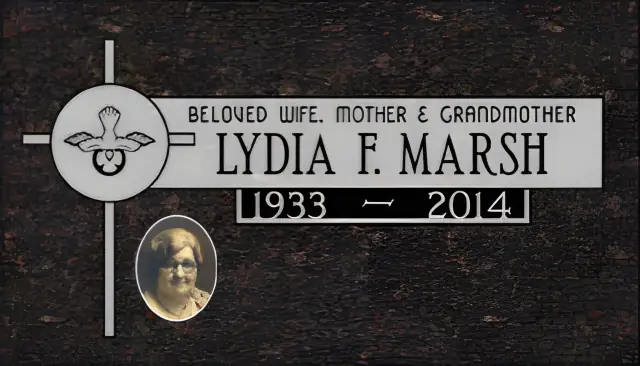
#> input picture pcm-design-images/2020/694.webp, 640 x 366 px
$ python -i pcm_extract.py   (imports and definitions only)
#> lines starting #> are read from the running program, lines starting #| are printed output that depends on the picture; after the words box and inside, x2 and y2 are one past the last pixel; in counts of white or black regions, pixels touching at a corner belong together
#> further down, picture is the input picture: PIL image 640x366 RGB; mean R, G, B 65.2, 62.4, 61.3
# -*- coding: utf-8 -*-
"""
Extraction half of the PCM design catalog build. Reads the three PCM books off the
local design-book folder and writes web-sized images plus data/pcm-catalog.json.

    python scripts/pcm_extract.py            # everything
    python scripts/pcm_extract.py --data     # re-derive the JSON, reuse images on disk

WHY PAGE-BY-PAGE. The Elements book is 1.0 GB and the 2011 book 190 MB, almost all of
it full-bleed page backgrounds we never use. Every page here is opened, cropped and
released before the next one; no book is ever materialised in memory.

WHAT GETS INCLUDED — granite FLAT markers only.
  * PCM2020DesignBook_web.pdf   pp. 6-95   354 flat-marker + ledger designs
  * comp-PCM_DesignBook2011.pdf pp. 6-94   346 designs, in the book's OWN categories
  * comp-2019-Design-Elements-Book-Final-Revised-Singles.pdf pp. 10-297  the ornaments
Front matter, NOTES pages, engraving/font/glossary pages and section dividers are
skipped.  Neither design book has an upright, slant, bench or bronze section: the only
occurrences of those words are in the glossaries (2020 pp. 113-115, 2011 pp. 114-116),
which are not extracted.  "Silver Bronze" in the 2020 captions is a GRANITE COLOR, not
a bronze marker — matching on the word alone would have thrown out 18 granite designs.

IMAGE SIZING — all three families are cut at the SOURCE's own resolution, measured, not
guessed. Nothing here is upscaled; a number above native would be invented detail.

  designs    the books' embedded design images are 347x199 px natively, so rendering
             above ~360 px buys nothing but bytes.
  elements   the Elements book places its ornament tiles as 270x270 px rasters inside a
             129.6 pt box = exactly 150 ppi (measured on pp. 13/61/141/201/251). A grid
             cell is ~151 pt wide, so a cell rendered at the source's own 150 dpi comes
             out ~315 px and the trimmed tile lands 272-300 px. ELEM_DPI is therefore
             pinned at 150 and ELEM_PX (300) is a CAP, not a target: the only tiles it
             binds are the Borders & Panels ones, which are vector and have no native
             ceiling at all. Sprint-12 raised this from a 150 px 1-bit render, which was
             throwing away half the resolution the book actually carries and then
             throwing away every grey level on top of it.
  photos     the source frames are 4000x3000; 1400 px is a budget ceiling, not a source
             one (see PHOTO_PX).
  reference  the plates are full-page art at 150 dpi (the page background raster is
             1688x1313 for an 837x657 pt page). 130 dpi is a budget ceiling below native.

ELEMENT ENCODING, chosen by measuring 805 sampled tiles rather than by reasoning about
formats. Target was the operator's hard 28 MB budget over 3,973 files (~7.0 KB each):

    300 px  1-bit PNG (the old look, at 2x)          1.7 KB   6.7 MB   aliased, rejected
    300 px  8-bit grey PNG                          12.1 KB  48.1 MB   over budget
    300 px  lossless WebP                           11.3 KB  44.8 MB   over budget
    300 px  lossy WebP q80/q85                    4.8/5.5 KB  19/22 MB fits, needs a rename
    300 px  PNG, 4-level palette                     3.4 KB  13.4 MB   visible banding
    300 px  PNG, 8-level palette   <-- SHIPPED       5.4 KB  21.3 MB   24% headroom
    300 px  PNG, 12-level palette                    6.4 KB  25.6 MB   4 lvls no eye sees
    300 px  PNG, 16-level palette                    7.1 KB  28.3 MB   OVER

An 8-level grey palette is enough for this artwork because the tiles are black ink on
white: the grey levels exist only on antialiased edges, and 8 of them are indistinguishable
from 16 at tile size (compared by eye, scratch/s12a-renders). Keeping PNG keeps the
filenames, so no data file, page or gate needed a rename.
"""
import io, json, os, re, sys

# [1 line not run here, left out]

import fitz
from PIL import Image

SRC = os.environ.get('PCM_SRC', r'D:\Cemetery Photos Misc\Markers')
BOOK_2020 = 'PCM2020DesignBook_web.pdf'
BOOK_2011 = 'comp-PCM_DesignBook2011.pdf'
BOOK_ELEM = 'comp-2019-Design-Elements-Book-Final-Revised-Singles.pdf'

DESIGN_DIR = 'pcm-design-images'
ELEM_DIR = 'pcm-element-images'
PHOTO_DIR = 'pcm-example-images'
REF_DIR = 'pcm-reference-images'
PROOF_DIR = 'pcm-companion-images'
PROOF_MANIFEST = 'data/pcm-companion-proofs.json'
SINGLE_DIR = 'pcm-single-images'
SINGLE_MANIFEST = 'data/pcm-single-proofs.json'
DATA = 'data/pcm-catalog.json'
FAMILY_2020 = 'data/pcm-2020-family.json'

# The order data/pcm-catalog.json's top-level keys are written in. Named once so that a
# full re-extract and a `--fold-proofs` refresh produce the same file.
CATALOG_KEYS = ['designs', 'elements', 'photos', 'reference', 'proofs', 'singleProofs',
                'designCats', 'designSections', 'elementCats', 'crossListed', 'imageSpec']

# Every design carries `family` ('single' | 'companion') and `theme`, and the catalog page
# groups on those two instead of on which book the plate came out of (operator ruling,
# 2026-08-15: "families don't care which book a design came from"). The 2011 book prints
# both axes itself. The 2020 book prints NEITHER -- no Individual/Companion split and no
# section headings at all -- so its 354 plates are read out of a checked-in source file,
# data/pcm-2020-family.json. See that file's _provenance. This is deliberately not a
# heuristic here: aspect ratio was the old guess and it filed every 2020 companion under
# "Flat Markers".
SECTION_LABEL = {'single': 'Single Marker Designs', 'companion': 'Companion Designs'}
THEMES = ['Classic', 'Religious', 'Outdoors', 'Floral', 'Misc', 'Child', 'Ledgers']

DESIGN_PX = 360      # longest edge; the source is 347 px, so this is native-ish

ELEM_DPI = 150       # the Elements book's OWN placement ppi — measured, do not raise
ELEM_PX = 300        # cap on the trimmed tile; only Borders & Panels (vector) reach it
ELEM_LEVELS = 8      # grey levels in the palette (see the encoding table above)

# 1400, not the 1600 the sprint file asked for. Measured, at the same crops and the same
# curated set: 30 frames at 1600 px cost 11.4 MB at q46 and 11.9 MB at q50 — the 9 MB
# budget cannot hold 1600 px JPEG at ANY quality worth shipping, so the budget won and the
# long edge came down. 1400 px still covers the lightbox (max 1100 CSS px) with margin and
# is 3.4x the pixels of the old 760.
PHOTO_PX = 1400
PHOTO_Q = 46         # 30 frames = 8.75 MB, measured. q50 is 9.17 MB and busts the budget.

REF_DPI = 130        # below the plates' native 150 dpi; 150 dpi costs 1.23 MB over 1 MB
REF_Q = 45           # 13 plates = 0.92 MB, measured

PCM_RE = re.compile(r'^PCM\s*(\d+)$')
ELEM_RE = re.compile(r"^[A-Z][A-Z0-9 &.'/()-]*\s\d{3}$")

# ---------------------------------------------------------------- helpers

def slug(s):
    return re.sub(r'-+', '-', re.sub(r'[^a-z0-9]+', '-', s.lower())).strip('-')


# [58 lines left out: functions spans, design_images, render, render_dpi, save_webp, dims, not called in this run]


def trim(im, pad=3):
    """Tighten a crop to its artwork. The Elements pages sit on a grey field and the
    grid cells are loose, so a fixed rect leaves wildly different margins; trimming to
    the ink makes every tile fill its card."""
#> called with pad = 3
    g = im.convert('L')
    bg = g.getpixel((0, 0))
#> bg = 23
    mask = g.point(lambda v: 255 if abs(v - bg) > 28 else 0)
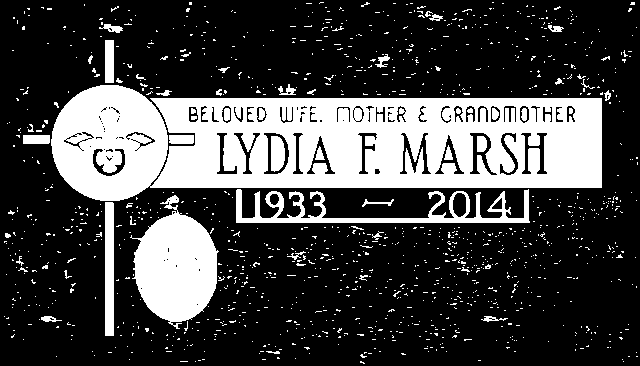
#> mask: PIL image 640x366 L; 26.6% white; 1243 white regions (1190 under 20 px), largest, box (x1, y1, x2, y2) and area: (51, 85, 602, 201) 43634, (130, 195, 219, 329) 7233, (236, 189, 530, 223) 3256
    box = mask.getbbox()
#> box = (4, 2, 638, 364)
    if not box:
        return im
    x0, y0, x1, y1 = box
#> x0 = 4; y0 = 2; x1 = 638; y1 = 364
    return im.crop((max(0, x0 - pad), max(0, y0 - pad),
                    min(im.width, x1 + pad), min(im.height, y1 + pad)))
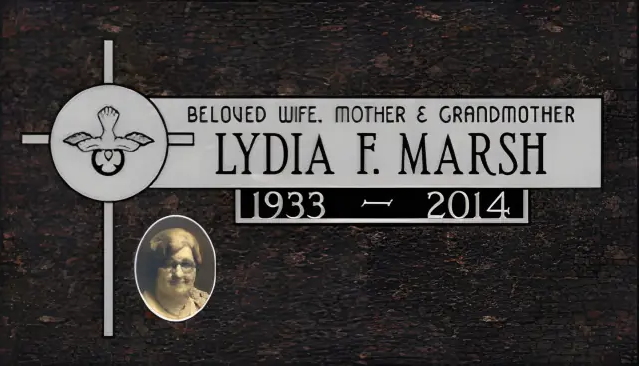
#> returned value: PIL image 639x366 RGB; mean R, G, B 65.2, 62.4, 61.3


# [106 lines left out: functions whiten, save_lineart, match_label_to_image, load_family_2020, extract_2020, not called in this run]


CAT_2011 = re.compile(r'^(Individual|Companion) Designs\s*-\s*(.+)$')


# [29 lines left out: function extract_2011, not called in this run]


# ---------------------------------------------------------------- elements

# From the Elements book's own index (printed p.3). Page numbers are the printed ones,
# which are also the PDF page numbers in this file.
ELEM_CATS = [
    ('Animals', 10, 50), ('Apparel', 51, 52), ('Cultural', 53, 67), ('Family', 68, 77),
    ('Food & Drink', 78, 79), ('Hobbies', 80, 89), ('Maps & Flags', 90, 92),
    ('Military', 93, 101), ('Music', 102, 106), ('Occupation', 107, 113),
    ('Organization', 114, 121), ('Ornaments', 122, 129), ('Plants', 130, 166),
    ('Religion', 167, 218), ('Scenery', 219, 227), ('Sports', 228, 244),
    ('Transportation', 245, 268), ('Borders & Panels', 270, 297),
]


# [5 lines left out: function elem_cat, not called in this run]


ELEM_TOP = 58.0          # below the grey header band on every element page


# [90 lines left out: functions content_box, elem_crops, extract_elements, not called in this run]


# ---------------------------------------------------------------- photos & reference

# Curated 2026-08-02, then RE-curated the same day after an agent opened all 228 source
# frames full-size instead of judging them off a thumbnail sheet. Eleven of the original
# thirty were replaced: the thumbnail pass could not see leaf litter and grass clippings
# lying ON a stone, low-contrast weathered lettering, or a photographer's shadow, and one
# frame of each fault shipped. Scored on focus, exposure, composition, condition, and
# whether the frame SELLS — a legible, fresh-looking engraving on clean stone.
#
# Rules held to: granite only (bronze plates excluded), no living person and no shoe in
# frame, nothing resting on the stone, and no marker whose lettering has weathered past
# reading. Quality beat variety where they collided — see the tan-granite note below.
#
# Third element is an options dict, all keys optional:
#   crop (l, t, r, b) as fractions of the frame — tightens dead lawn margin, and is how
#         several otherwise-excellent frames lose the photographer's shoes at the bottom
#         edge. It only ever removes pixels; the marker itself is never altered.
#   rot   'ccw' — the frame was shot with the marker on its side.
PHOTOS = [
    (36,  'Blue-grey granite, carved fisherman and musical staff', dict(rot='ccw')),
    (53,  'Dark grey granite, etched ribbon and mountain scene', {}),
    (62,  'Black granite with etched books, cross and ceramic portrait', {}),
    (68,  'Black granite, laser-etched double portrait and garden scene',
          dict(crop=(0.08, 0.10, 1.00, 0.92))),
    (77,  'Rose granite with a color ceramic heart portrait', {}),
    # 58 (Mahogany sandblasted) removed by the operator, 2026-08-04 — picked off the
    # live Real Examples fold by card.
    (174, 'Blue pearl granite, laser-etched temple scene with a ceramic double portrait', dict(crop=(0.10, 0.18, 0.72, 0.84))),
    (95,  'Etched Seattle skyline with a ceramic portrait', {}),
    (105, 'Grey granite with an etched angel',
          dict(crop=(0.00, 0.00, 0.88, 0.86))),
    (111, 'Light grey granite, plain panel lettering',
          dict(crop=(0.02, 0.08, 1.00, 0.95))),
    (132, 'Rose granite companion with a carved figure and roses',
          dict(crop=(0.00, 0.00, 1.00, 0.80))),
    (136, 'Rose granite with an etched mountain', {}),
    (139, 'Grey granite companion, mountain and temple etching', {}),
    (147, 'Black granite, praying hands and a color portrait', {}),
    (149, 'Black granite companion, laser-etched family portrait',
          dict(crop=(0.00, 0.00, 1.00, 0.82))),
    (153, 'Red granite companion with an etched mountain treeline',
          dict(crop=(0.00, 0.00, 1.00, 0.80))),
    (170, 'Light grey granite, script lettering and a carved corner panel', {}),
    (176, 'Red granite with a raised cross', {}),
    (177, 'Red granite with an etched portrait medallion', {}),
    (178, 'Red granite companion, praying hands and crosses', {}),
    (180, 'Mahogany granite companion, etched deer and mountain scene',
          dict(crop=(0.00, 0.00, 1.00, 0.78))),
    (187, 'Red granite with an etched forest scene', {}),
    (189, 'Grey granite, plain sans lettering', {}),
    (190, 'Blue-grey granite companion with a mountain-lake vignette',
          dict(crop=(0.02, 0.18, 1.00, 1.00))),
    (195, 'Red granite with an etched wilderness scene', {}),
    # 138 (Samoan laser portrait) removed by the operator, 2026-08-04 — same round as 58.
    (206, 'Grey granite with a raised cross and scripture',
          dict(crop=(0.00, 0.06, 1.00, 0.94))),
    (216, 'Grey granite with rosary, roses and a color portrait', {}),
    (218, 'Grey granite with an etched rose and cross', {}),
    (219, 'Red granite with a Chinese surname panel',
          dict(crop=(0.06, 0.22, 0.98, 0.92))),
]

# COVERAGE GAP, recorded rather than papered over: there is no shippable TAN granite frame
# in this folder. The only tan flat markers photographed (source indexes 207 and 60) have
# weathered to the point that the lettering is barely readable and both are under leaf
# litter — putting either on the page would sell the family a stone that looks worn out.
# The tan swatch is covered instead by the granite-color reference plates in the same
# catalog. Mahogany, terracotta and brown are covered by 180, 196 and 85.

# The five granite-marker-guide images (F1066 product shot, sideways companion,
# diamond-etching detail, ceramic-steel-portrait product shot, classic-gray swatch)
# were dropped from Real Examples by the operator, 2026-08-04: "these shouldn't be
# under the examples" — they are guide assets, not installed markers. The files stay
# under marker-images/ because the Granite Marker Guide still ships them; only the
# catalog references went. Real Examples is now WMP installed-marker photography only.

REFERENCE = [
    (BOOK_2020, 4, 'Common Flat Marker Sizes', 'Individual, companion and ledger sizes drawn to scale.'),
    (BOOK_2011, 96, 'Granite Colors — Group 1', 'Stone colors in the first color group.'),
    (BOOK_2011, 97, 'Granite Colors — Group 1 continued', 'The rest of the first color group.'),
    (BOOK_2011, 98, 'Granite Colors — Group 2', 'Stone colors in the second color group.'),
    (BOOK_2011, 99, 'Granite Colors — Group 3', 'Stone colors in the third color group.'),
    (BOOK_2020, 98, 'Engraving Styles — 1', 'How lettering and art are cut into the stone.'),
    (BOOK_2020, 99, 'Engraving Styles — 2', 'Continued.'),
    (BOOK_2020, 108, 'Font Styles — 1', 'Lettering faces available.'),
    (BOOK_2020, 109, 'Font Styles — 2', 'Lettering faces available.'),
    (BOOK_2020, 110, 'Font Styles — 3', 'Lettering faces available.'),
    (BOOK_2020, 111, 'Font Styles — 4', 'Lettering faces available.'),
    (BOOK_2020, 112, 'Font Styles — 5', 'Lettering faces available.'),
    (BOOK_2020, 105, 'Glass Inlays', 'Color glass inlay work, as shown on pages 88-89 of the 2020 book.'),
]


# [207 lines left out: functions extract_photos, load_proofs, load_single_proofs, fold_proofs, extract_reference, main, not called in this run]


# [2 lines not run here, left out]

>>> from PIL import Image
>>> picture = Image.open('../pcm-design-images/2020/694.webp')
>>> result = trim(picture)

$ run again, on pcm-design-images/2020/918.webp
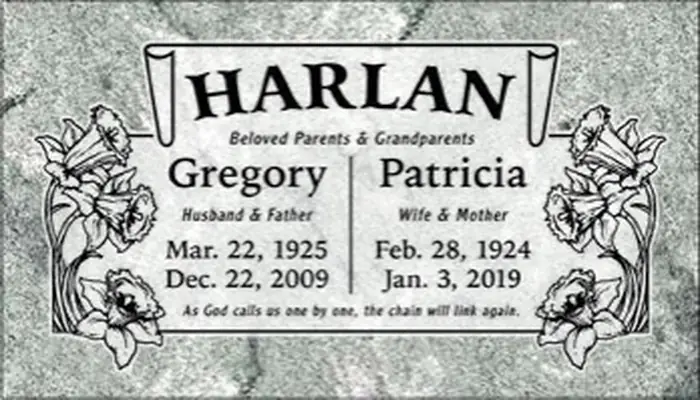
#> input picture pcm-design-images/2020/918.webp, 700 x 400 px
#> picture is the input picture: PIL image 700x400 RGB; mean R, G, B 180, 183.7, 179.7
#> bg = 178
#> in trim, `mask = g.point(lambda v: 255 if abs(v - bg) > 28 else 0)`:
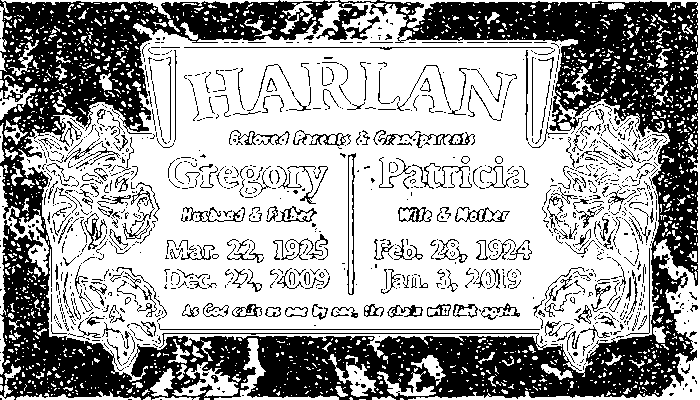
#> mask: PIL image 700x400 L; 63.5% white; 1265 black regions (1011 under 20 px), largest, box (x1, y1, x2, y2) and area: (0, 0, 698, 400) 80993, (347, 153, 356, 295) 386, (158, 323, 540, 330) 386
#> box = (0, 0, 700, 400)
#> x0 = 0; x1 = 700; y1 = 400

$ run again, on pcm-design-images/2020/919.webp
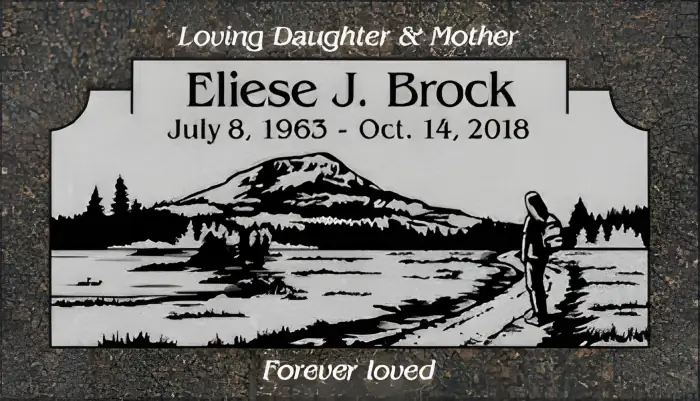
#> input picture pcm-design-images/2020/919.webp, 700 x 401 px
#> picture is the input picture: PIL image 700x401 RGB; mean R, G, B 108.9, 108.1, 105.6
#> bg = 38
#> in trim, `mask = g.point(lambda v: 255 if abs(v - bg) > 28 else 0)`:
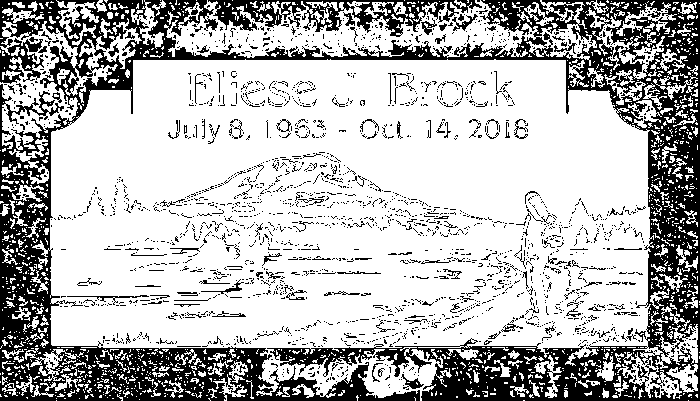
#> mask: PIL image 700x401 L; 71.5% white; 2234 black regions (2110 under 20 px), largest, box (x1, y1, x2, y2) and area: (0, 0, 700, 401) 62220, (208, 0, 482, 37) 3928, (0, 38, 44, 84) 991
#> box = (0, 0, 700, 401)
#> x0 = 0; x1 = 700; y1 = 401

$ run again, on pcm-design-images/2020/946.webp
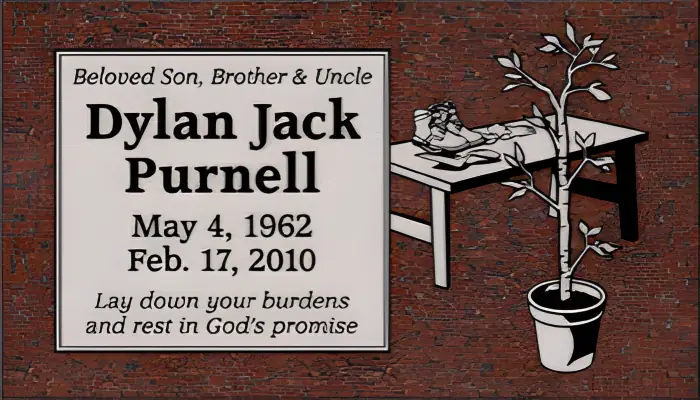
#> input picture pcm-design-images/2020/946.webp, 700 x 400 px
#> picture is the input picture: PIL image 700x400 RGB; mean R, G, B 116.8, 95.6, 90.8
#> in trim, `g = im.convert('L')`:
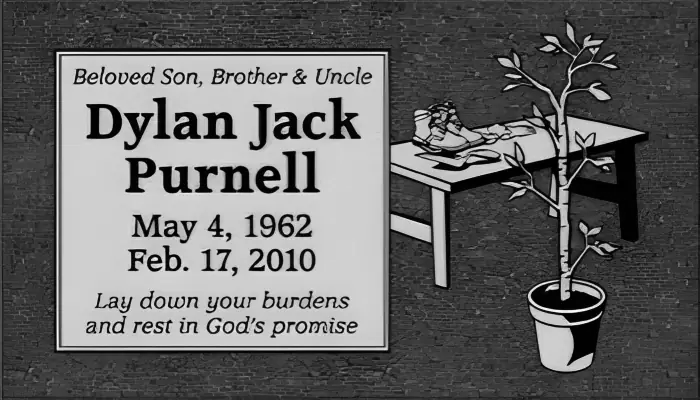
#> g: PIL image 700x400 L; min 0, max 255, mean 101.4
#> bg = 63
#> in trim, `mask = g.point(lambda v: 255 if abs(v - bg) > 28 else 0)`:
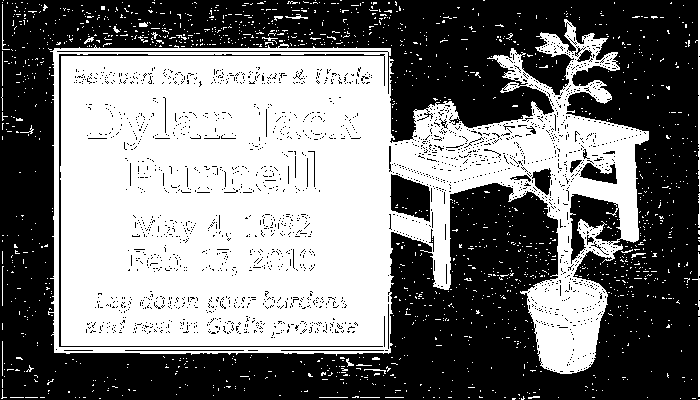
#> mask: PIL image 700x400 L; 47.7% white; 1532 white regions (1504 under 20 px), largest, box (x1, y1, x2, y2) and area: (48, 19, 649, 374) 128111, (695, 0, 700, 192) 365, (698, 317, 700, 397) 160
#> box = (1, 0, 700, 400)
#> x0 = 1; y0 = 0; x1 = 700; y1 = 400
